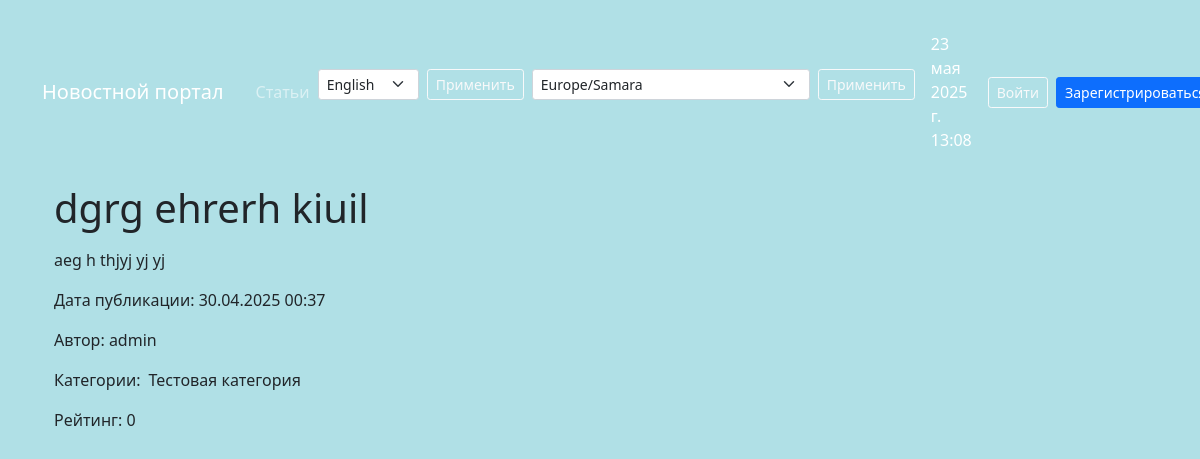
The app's page /articles/148/, older data.
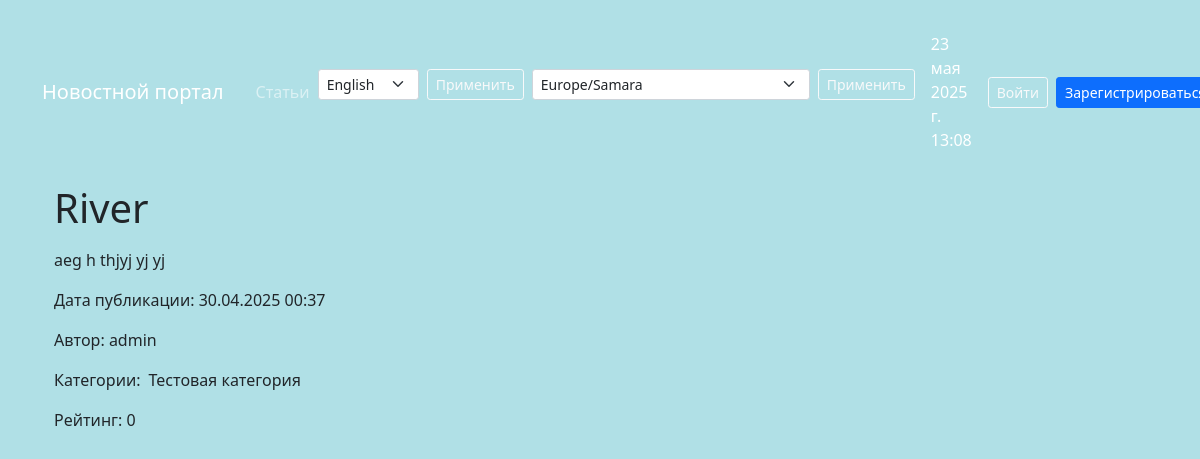
The same page, newer data.
### biblio/models.py (models this page shows, shortened)
class Post(models.Model):
    NEWS = 'NW'
    ARTICLE = 'AR'
    POST_TYPES = [
        (NEWS, 'Новость'),
        (ARTICLE, 'Статья')
    ]
    author = models.ForeignKey(Author, on_delete=models.CASCADE)
    post_type = models.CharField(max_length=2, choices=POST_TYPES)
    created_at = models.DateTimeField(auto_now_add=True)
    categories = models.ManyToManyField(Category, through='PostCategory')
    title = models.CharField(max_length=255)
    text = models.TextField()
    rating = models.IntegerField(default=0)

class Author(models.Model):
    user = models.OneToOneField(User, on_delete=models.CASCADE)
    rating = models.IntegerField(default=0)

### biblio/views.py (the view)
# urls.py: path('articles/<int:pk>/', ArticlesDetail.as_view(), name='articles_detail'),
class ArticlesDetail(DetailView):
     model = Post
     template_name = 'articles/articles_detail.html'
     context_object_name = 'article'

### biblio/context_tz.py (called while the page is built)
def get_timezone(request):
    tzname = request.session.get('django_timezone', settings.TIME_ZONE)
    local_time = timezone.localtime(timezone.now(), pytz.timezone(tzname))
    return {
        'current_time': local_time,
        'timezones': pytz.common_timezones,
        'TIME_ZONE': tzname
    }

### biblio/templatetags/custom_filters.py (called while the page is built)
@register.filter()
def censor (value):
    for word in censor_list:
        value = value.replace(word[1:-1], "*" * len(word[1:-1]))
    return value

### templates/articles/articles_detail.html (shortened to what this page needs)
﻿{% extends 'default.html' %}
{% load custom_filters %}
{% block content %}
    <div class="container mt-3">
        <div class="articles-detail">
            <div class="d-flex align-items-center">
                <h1 class="mb-0 me-2">{{ article.title|censor }}</h1>
            </div>
            <div class="post-content mt-3">
                {{ article.text|censor|linebreaks }}
            </div>
            <div class="post-meta mt-3">
                <p>Дата публикации: {{ article.created_at|date:"d.m.Y H:i" }}</p>
                <p>Автор: {{ article.author.user.username }}</p>
                <div class="d-flex align-items-center flex-wrap">
                    <span class="me-2">Категории:</span>
                    {% for category in article.categories.all %}
                    <span class="d-inline-flex align-items-center me-3">
                        {{ category.name }}
                    </span>
                    {% endfor %}
                </div>
            </div>
            <div class="post-rating mt-3">
                <p>Рейтинг: {{ article.rating }}</p>
            </div>
        </div>
    </div>
{% endblock content %}

Row changes from the older to the newer data that the page shows:
changed Post "aeg h thjyj yj yj": title|censor "dgrg ehrerh kiuil" → "River"
